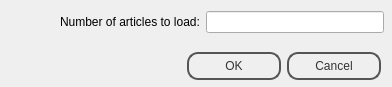
<?xml version="1.0" encoding="UTF-8"?>
<ui version="4.0">
 <class>ArticleCountDialog</class>
 <widget class="QDialog" name="ArticleCountDialog">
  <property name="geometry">
   <rect>
    <x>0</x>
    <y>0</y>
    <width>392</width>
    <height>87</height>
   </rect>
  </property>
  <property name="windowTitle">
   <string>Dialog</string>
  </property>
  <property name="styleSheet">
   <string notr="true">
#ArticleCountDialog {
background: qlineargradient(x1: 0, y1: 0, x2: 0, y2: 1,
stop: 0 #a6a6a6, stop: 0.08 #7f7f7f,
stop: 0.39999 #717171, stop: 0.4 #626262,
stop: 0.9 #4c4c4c, stop: 1 #333333);
border: none
}

#ArticleCountDialog QPushButton {
color: #333;
border: 2px solid #555;
border-radius: 11px;
padding: 5px;
background: qradialgradient(cx: 0.3, cy: -0.4,
fx: 0.3, fy: -0.4,
radius: 1.35, stop: 0 #fff, stop: 1 #888);
min-width: 80px;
}


#ArticleCountDialog QPushButton:pressed {
background: qradialgradient(cx: 0.4, cy: -0.1,
fx: 0.4, fy: -0.1,
radius: 1.35, stop: 0 #fff, stop: 1 #ddd);
}
</string>
  </property>
  <widget class="QDialogButtonBox" name="buttonBox">
   <property name="geometry">
    <rect>
     <x>110</x>
     <y>50</y>
     <width>271</width>
     <height>32</height>
    </rect>
   </property>
   <property name="orientation">
    <enum>Qt::Horizontal</enum>
   </property>
   <property name="standardButtons">
    <set>QDialogButtonBox::Cancel|QDialogButtonBox::Ok</set>
   </property>
  </widget>
  <widget class="QWidget" name="horizontalLayoutWidget">
   <property name="geometry">
    <rect>
     <x>60</x>
     <y>10</y>
     <width>324</width>
     <height>24</height>
    </rect>
   </property>
   <layout class="QHBoxLayout" name="horizontalLayout">
    <item>
     <widget class="QLabel" name="label">
      <property name="text">
       <string>Number of articles to load:</string>
      </property>
     </widget>
    </item>
    <item>
     <widget class="QLineEdit" name="articleCountEdit"/>
    </item>
   </layout>
  </widget>
 </widget>
 <resources/>
 <connections>
  <connection>
   <sender>buttonBox</sender>
   <signal>accepted()</signal>
   <receiver>ArticleCountDialog</receiver>
   <slot>accept()</slot>
   <hints>
    <hint type="sourcelabel">
     <x>248</x>
     <y>254</y>
    </hint>
    <hint type="destinationlabel">
     <x>157</x>
     <y>274</y>
    </hint>
   </hints>
  </connection>
  <connection>
   <sender>buttonBox</sender>
   <signal>rejected()</signal>
   <receiver>ArticleCountDialog</receiver>
   <slot>reject()</slot>
   <hints>
    <hint type="sourcelabel">
     <x>316</x>
     <y>260</y>
    </hint>
    <hint type="destinationlabel">
     <x>286</x>
     <y>274</y>
    </hint>
   </hints>
  </connection>
 </connections>
</ui>
